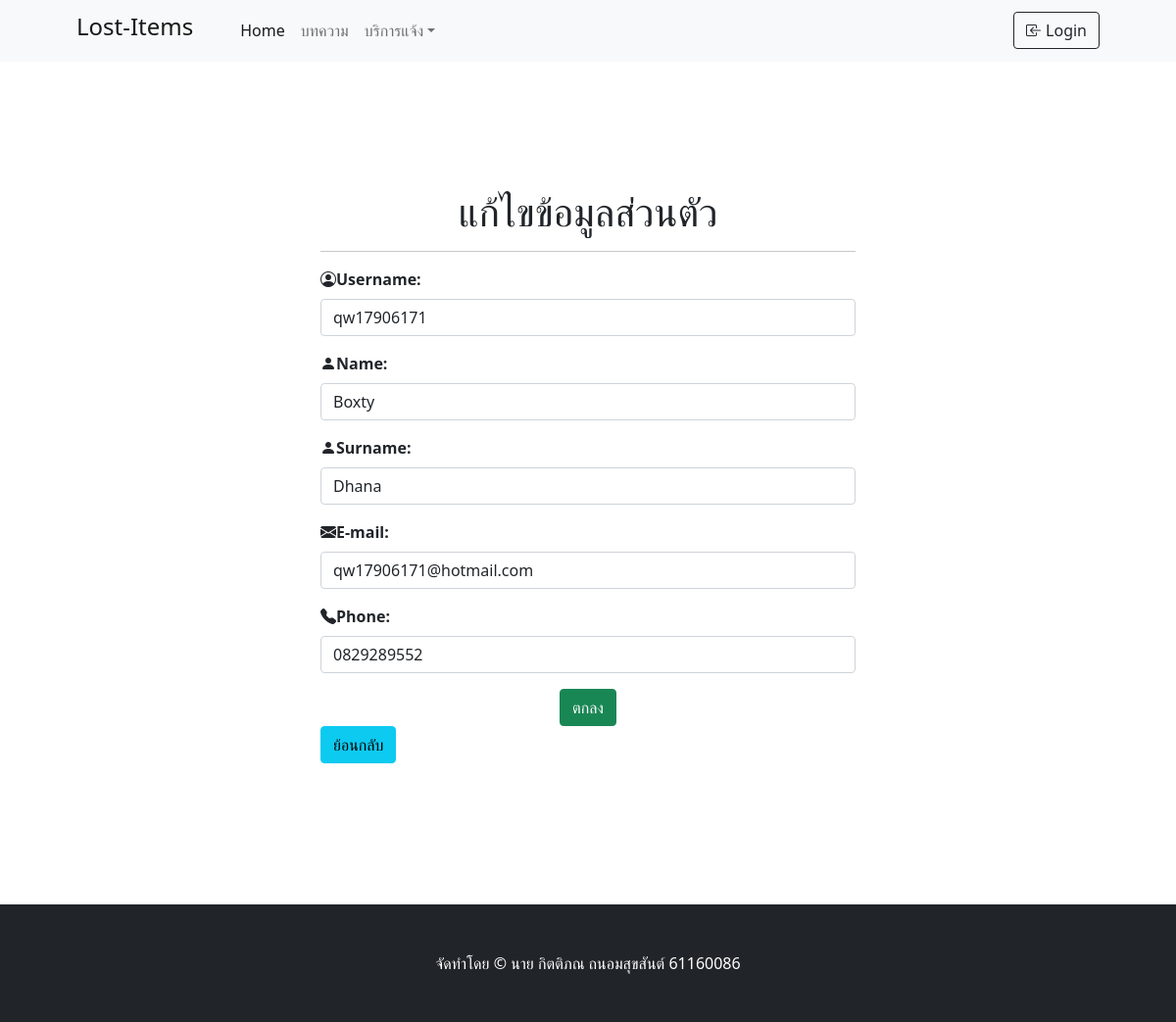
Screenshot of /user_edit.php (signed in) with the database file from the repository.
### tables this page shows
CREATE TABLE `users` (
  `ID_users` int(11) NOT NULL,
  `username` varchar(45) NOT NULL,
  `passwd` varchar(45) NOT NULL,
  `user_name` varchar(45) NOT NULL,
  `user_surname` varchar(45) NOT NULL,
  `email` varchar(45) NOT NULL,
  `phone` varchar(10) NOT NULL,
  `user_group` varchar(1) NOT NULL
);

### user_edit.php (the view, shortened to what this page needs)
<!DOCTYPE html>
<html lang="en">
    <head>
        <link href="https://cdn.jsdelivr.net/npm/bootstrap-icons@1.5.0/font/bootstrap-icons.css" rel="stylesheet" />
        <link href="css/styles.css" rel="stylesheet" />
    </head>
    <body >
        <nav class="navbar navbar-expand-lg navbar-light bg-light fixed-top">
            <div class="container px-4 px-lg-5">
                <a class="navbar-brand" href="#!"><h4>Lost-Items</h4></a>
                <div class="collapse navbar-collapse" id="navbarSupportedContent">
                    <ul class="navbar-nav me-auto mb-2 mb-lg-0 ms-lg-4">
                        <li class="nav-item"><a class="nav-link active" aria-current="page" href="index.php">Home</a></li>
                        <li class="nav-item"><a class="nav-link" href="admin/index-articles.php">บทความ</a></li>
                        <li class="nav-item dropdown">
                            <a class="nav-link dropdown-toggle" id="navbarDropdown" href="#" role="button" data-bs-toggle="dropdown" aria-expanded="false">บริการแจ้ง</a>
                        </li>
                    </ul>
                    <form class="d-flex" action="login.php">
                        <button class="btn btn-outline-dark"  type="submit">
                        <i class="bi bi-box-arrow-in-left"></i>
                            Login
                        </button>
                    </form>
                </div>
            </div>
        </nav>
        <section class="py-5">
<?php
    require_once('db/connection.php');
    $mysqli = new mysqli($db_host, $db_user, $db_password, $db_name);
    $mysqli->set_charset("utf8");
    $user_id = $_SESSION['user_id'];
      $sql = "SELECT *
      FROM users
      WHERE ID_users = ? ";
      $stmt = $mysqli->prepare($sql);
      $stmt->bind_param("i",$user_id);
      $stmt->execute();
      $result = $stmt->get_result();
      $row = $result->fetch_object();
?>
    <section class="py-5 text-center container">
        <div class="row py-lg-5">
            <div class="col-lg-6 col-md-8 mx-auto">
                <h1 class="fw-light">แก้ไขข้อมูลส่วนตัว</h1>
                <hr>
                <form action="db/save_edit_users.php" method="POST"  onsubmit="return formValidation()">
                    <div  align="left" class="mb-3 ">
                        <label for="title" class="form-label"><i class="bi bi-person-circle"></i><b>Username:</b></label>
                        <input type="text" name="user_name" id="username" required class="form-control" placeholder="Username" value= "<?php echo $row->username;?>" maxlength="45" required>
                    </div>
                    <div  align="left" class="mb-3">
                        <label for="title" class="form-label"><i class="bi bi-person-fill"></i><b>Name:</b></label>
                        <input type="text" name="name" id="name" required class="form-control" placeholder="Name"  value= "<?php echo $row->user_name;?>" maxlength="45" required>
                    </div>
                    <div  align="left" class="mb-3">
                        <label for="title" class="form-label"><i class="bi bi-person-fill"></i><b>Surname:</b></label>
                        <input type="text" name="surname" id="surname" required class="form-control"  placeholder="Surname" value= "<?php echo $row->user_surname;?>" maxlength="45" required>
                    </div>
                    <div  align="left" class="mb-3">
                        <label for="title" class="form-label"><i class="bi bi-envelope-fill"></i><b>E-mail:</b></label>
                        <input type="text" name="email"  id="email" required class="form-control" placeholder="E-mail" value= "<?php echo $row->email;?>" maxlength="45" required>
                    </div>
                    <div  align="left" class="mb-3">
                        <label for="title" class="form-label"><i class="bi bi-telephone-fill"></i><b>Phone:</b></label>
                        <input type="text" name="phone" id="phone" required class="form-control"  placeholder="Phone" value= "<?php echo $row->phone;?>" maxlength="45" required>
                    </div>
                    <button class="btn btn-success" type="submit" name="submit">ตกลง</button>
                    <div align="left">
                    <a href="user_info.php" class="btn btn-outline-info active " role="button" aria-pressed="true">ย้อนกลับ</a>
                    </div>
                </form>
            </div>
        </div>
    </section>
    </section>
        <footer class="py-5 bg-dark">
            <div class="container"><p class="m-0 text-center text-white">จัดทำโดย &copy; นาย กิตติภณ ถนอมสุขสันต์ 61160086</p></div>
        </footer>
    </body>
</html>

### rows the page displays
users: user_name "qw17906171", name "Boxty", surname "Dhana", email "qw17906171@hotmail.com", phone "0829289552"
